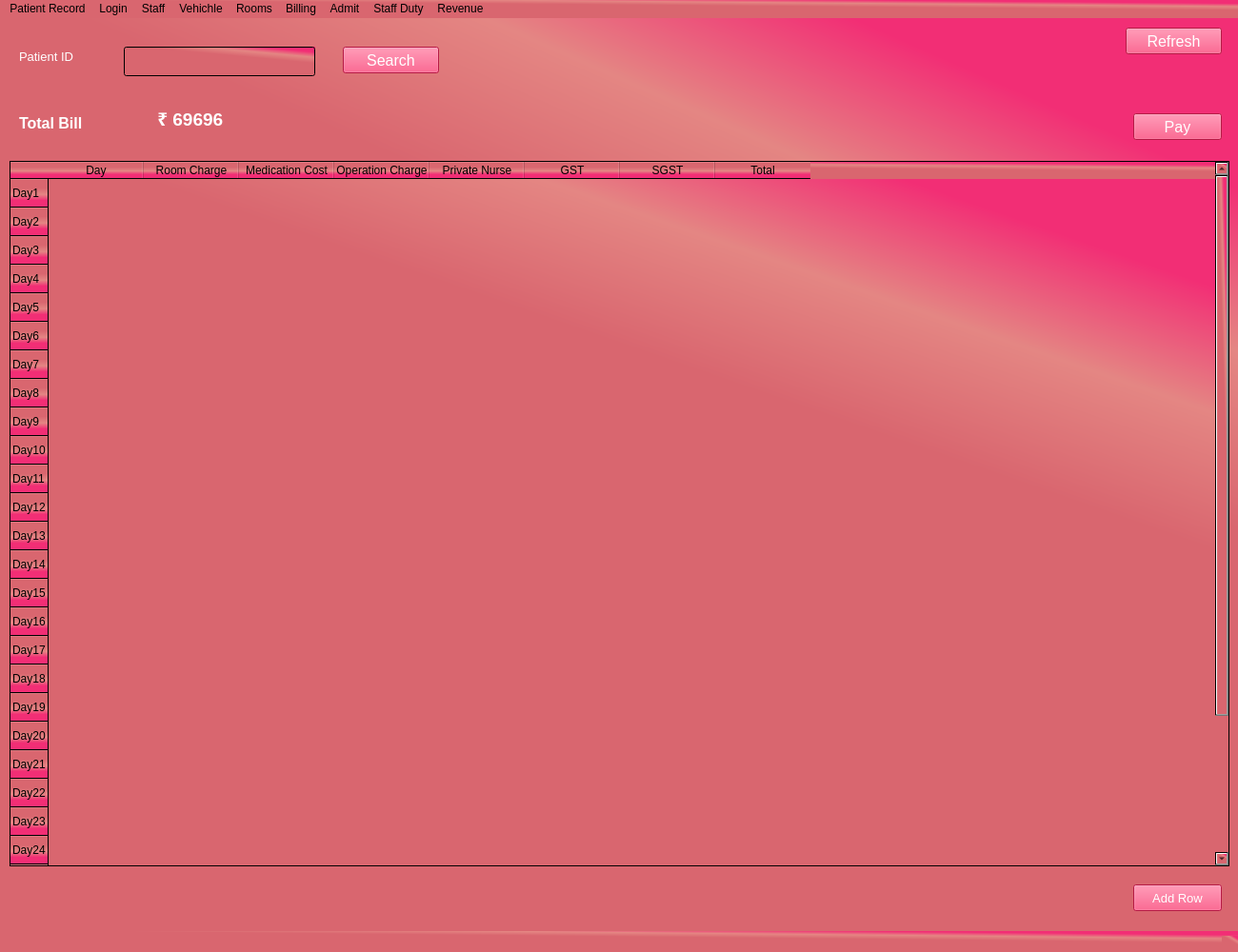
<?xml version="1.0" encoding="UTF-8"?>
<ui version="4.0">
 <class>MainWindow</class>
 <widget class="QMainWindow" name="MainWindow">
  <property name="geometry">
   <rect>
    <x>0</x>
    <y>0</y>
    <width>1300</width>
    <height>1000</height>
   </rect>
  </property>
  <property name="windowTitle">
   <string>MainWindow</string>
  </property>
  <property name="styleSheet">
   <string notr="true">background-color: rgb(159, 0, 79);
background-color: qlineargradient(spread:pad, x1:0.632, y1:0.613, x2:1, y2:0, stop:0.328358 rgba(217, 102, 111, 255), stop:0.562189 rgba(228, 134, 131, 255), stop:0.776119 rgba(242, 46, 117, 255));</string>
  </property>
  <widget class="QWidget" name="MainWidget">
   <widget class="QLabel" name="PIDLabel">
    <property name="geometry">
     <rect>
      <x>20</x>
      <y>30</y>
      <width>91</width>
      <height>21</height>
     </rect>
    </property>
    <property name="font">
     <font>
      <pointsize>10</pointsize>
     </font>
    </property>
    <property name="styleSheet">
     <string notr="true">background-color: rgba(255, 255, 255, 0);color: rgb(255, 255, 255);</string>
    </property>
    <property name="text">
     <string>Patient ID</string>
    </property>
   </widget>
   <widget class="QLineEdit" name="PidEntry">
    <property name="geometry">
     <rect>
      <x>130</x>
      <y>30</y>
      <width>201</width>
      <height>31</height>
     </rect>
    </property>
    <property name="styleSheet">
     <string notr="true">color: rgb(255, 255, 255);
selection-color: rgb(255, 0, 127);</string>
    </property>
   </widget>
   <widget class="QLabel" name="BillLabel">
    <property name="geometry">
     <rect>
      <x>20</x>
      <y>95</y>
      <width>101</width>
      <height>31</height>
     </rect>
    </property>
    <property name="font">
     <font>
      <pointsize>12</pointsize>
      <weight>75</weight>
      <bold>true</bold>
     </font>
    </property>
    <property name="styleSheet">
     <string notr="true">background-color: rgba(255, 255, 255, 0);color: rgb(255, 255, 255);</string>
    </property>
    <property name="text">
     <string>Total Bill</string>
    </property>
   </widget>
   <widget class="QLabel" name="AmountLabel">
    <property name="geometry">
     <rect>
      <x>160</x>
      <y>90</y>
      <width>501</width>
      <height>31</height>
     </rect>
    </property>
    <property name="font">
     <font>
      <pointsize>14</pointsize>
      <weight>75</weight>
      <bold>true</bold>
     </font>
    </property>
    <property name="styleSheet">
     <string notr="true">background-color: rgba(255, 255, 255, 0);color: rgb(255, 255, 255);</string>
    </property>
    <property name="text">
     <string> ₹ 69696</string>
    </property>
   </widget>
   <widget class="QPushButton" name="PayBtn">
    <property name="geometry">
     <rect>
      <x>1190</x>
      <y>100</y>
      <width>93</width>
      <height>28</height>
     </rect>
    </property>
    <property name="font">
     <font>
      <pointsize>12</pointsize>
     </font>
    </property>
    <property name="styleSheet">
     <string notr="true">background-color: rgb(255, 38, 96);
color: rgb(255, 255, 255);</string>
    </property>
    <property name="text">
     <string>Pay</string>
    </property>
   </widget>
   <widget class="QPushButton" name="AddRow">
    <property name="geometry">
     <rect>
      <x>1190</x>
      <y>910</y>
      <width>93</width>
      <height>28</height>
     </rect>
    </property>
    <property name="font">
     <font>
      <pointsize>10</pointsize>
     </font>
    </property>
    <property name="styleSheet">
     <string notr="true">background-color: rgb(255, 38, 96);
color: rgb(255, 255, 255);</string>
    </property>
    <property name="text">
     <string>Add Row</string>
    </property>
   </widget>
   <widget class="QPushButton" name="pushButton">
    <property name="geometry">
     <rect>
      <x>1182</x>
      <y>10</y>
      <width>101</width>
      <height>28</height>
     </rect>
    </property>
    <property name="font">
     <font>
      <pointsize>12</pointsize>
      <weight>50</weight>
      <bold>false</bold>
     </font>
    </property>
    <property name="styleSheet">
     <string notr="true">background-color: rgb(255, 38, 96);
color: rgb(255, 255, 255);</string>
    </property>
    <property name="text">
     <string>Refresh</string>
    </property>
   </widget>
   <widget class="QTableWidget" name="tableWidget">
    <property name="geometry">
     <rect>
      <x>10</x>
      <y>150</y>
      <width>1281</width>
      <height>741</height>
     </rect>
    </property>
    <property name="font">
     <font>
      <pointsize>10</pointsize>
     </font>
    </property>
    <property name="showGrid">
     <bool>false</bool>
    </property>
    <property name="sortingEnabled">
     <bool>true</bool>
    </property>
    <row>
     <property name="text">
      <string>Day1</string>
     </property>
    </row>
    <row>
     <property name="text">
      <string>Day2</string>
     </property>
    </row>
    <row>
     <property name="text">
      <string>Day3</string>
     </property>
    </row>
    <row>
     <property name="text">
      <string>Day4</string>
     </property>
    </row>
    <row>
     <property name="text">
      <string>Day5</string>
     </property>
    </row>
    <row>
     <property name="text">
      <string>Day6</string>
     </property>
    </row>
    <row>
     <property name="text">
      <string>Day7</string>
     </property>
    </row>
    <row>
     <property name="text">
      <string>Day8</string>
     </property>
    </row>
    <row>
     <property name="text">
      <string>Day9</string>
     </property>
    </row>
    <row>
     <property name="text">
      <string>Day10</string>
     </property>
    </row>
    <row>
     <property name="text">
      <string>Day11</string>
     </property>
    </row>
    <row>
     <property name="text">
      <string>Day12</string>
     </property>
    </row>
    <row>
     <property name="text">
      <string>Day13</string>
     </property>
    </row>
    <row>
     <property name="text">
      <string>Day14</string>
     </property>
    </row>
    <row>
     <property name="text">
      <string>Day15</string>
     </property>
    </row>
    <row>
     <property name="text">
      <string>Day16</string>
     </property>
    </row>
    <row>
     <property name="text">
      <string>Day17</string>
     </property>
    </row>
    <row>
     <property name="text">
      <string>Day18</string>
     </property>
    </row>
    <row>
     <property name="text">
      <string>Day19</string>
     </property>
    </row>
    <row>
     <property name="text">
      <string>Day20</string>
     </property>
    </row>
    <row>
     <property name="text">
      <string>Day21</string>
     </property>
    </row>
    <row>
     <property name="text">
      <string>Day22</string>
     </property>
    </row>
    <row>
     <property name="text">
      <string>Day23</string>
     </property>
    </row>
    <row>
     <property name="text">
      <string>Day24</string>
     </property>
    </row>
    <row>
     <property name="text">
      <string>Day25</string>
     </property>
    </row>
    <row>
     <property name="text">
      <string>Day26</string>
     </property>
    </row>
    <row>
     <property name="text">
      <string>Day27</string>
     </property>
    </row>
    <row>
     <property name="text">
      <string>Day28</string>
     </property>
    </row>
    <row>
     <property name="text">
      <string>Day29</string>
     </property>
    </row>
    <row>
     <property name="text">
      <string>Day31</string>
     </property>
    </row>
    <column>
     <property name="text">
      <string>Day</string>
     </property>
     <property name="background">
      <color>
       <red>255</red>
       <green>5</green>
       <blue>101</blue>
      </color>
     </property>
    </column>
    <column>
     <property name="text">
      <string>Room Charge</string>
     </property>
    </column>
    <column>
     <property name="text">
      <string>Medication Cost</string>
     </property>
    </column>
    <column>
     <property name="text">
      <string>Operation Charge</string>
     </property>
    </column>
    <column>
     <property name="text">
      <string>Private Nurse</string>
     </property>
    </column>
    <column>
     <property name="text">
      <string>GST</string>
     </property>
    </column>
    <column>
     <property name="text">
      <string>SGST</string>
     </property>
    </column>
    <column>
     <property name="text">
      <string>Total</string>
     </property>
    </column>
    <item row="0" column="0">
     <property name="background">
      <brush brushstyle="NoBrush">
       <color alpha="255">
        <red>255</red>
        <green>10</green>
        <blue>116</blue>
       </color>
      </brush>
     </property>
     <property name="foreground">
      <brush brushstyle="NoBrush">
       <color alpha="255">
        <red>255</red>
        <green>255</green>
        <blue>255</blue>
       </color>
      </brush>
     </property>
    </item>
   </widget>
   <widget class="QPushButton" name="pushButton_2">
    <property name="geometry">
     <rect>
      <x>360</x>
      <y>30</y>
      <width>101</width>
      <height>28</height>
     </rect>
    </property>
    <property name="font">
     <font>
      <pointsize>12</pointsize>
      <weight>50</weight>
      <bold>false</bold>
     </font>
    </property>
    <property name="styleSheet">
     <string notr="true">background-color: rgb(255, 38, 96);
color: rgb(255, 255, 255);</string>
    </property>
    <property name="text">
     <string>Search</string>
    </property>
   </widget>
  </widget>
  <widget class="QMenuBar" name="menubar">
   <property name="geometry">
    <rect>
     <x>0</x>
     <y>0</y>
     <width>1300</width>
     <height>26</height>
    </rect>
   </property>
   <widget class="QMenu" name="PRecordMenu">
    <property name="title">
     <string>Patient Record</string>
    </property>
   </widget>
   <widget class="QMenu" name="LoginMenu">
    <property name="title">
     <string>Login</string>
    </property>
   </widget>
   <widget class="QMenu" name="StaffMenu">
    <property name="title">
     <string>Staff</string>
    </property>
   </widget>
   <widget class="QMenu" name="VehichleMenu">
    <property name="title">
     <string>Vehichle</string>
    </property>
   </widget>
   <widget class="QMenu" name="RoomsMenu">
    <property name="title">
     <string>Rooms</string>
    </property>
   </widget>
   <widget class="QMenu" name="BillingMenu">
    <property name="title">
     <string>Billing</string>
    </property>
   </widget>
   <widget class="QMenu" name="StaffDutyMenu">
    <property name="title">
     <string>Staff Duty</string>
    </property>
   </widget>
   <widget class="QMenu" name="RevenueMenu">
    <property name="title">
     <string>Revenue</string>
    </property>
   </widget>
   <widget class="QMenu" name="AdmitMenu">
    <property name="title">
     <string>Admit</string>
    </property>
   </widget>
   <addaction name="PRecordMenu"/>
   <addaction name="LoginMenu"/>
   <addaction name="StaffMenu"/>
   <addaction name="VehichleMenu"/>
   <addaction name="RoomsMenu"/>
   <addaction name="BillingMenu"/>
   <addaction name="AdmitMenu"/>
   <addaction name="StaffDutyMenu"/>
   <addaction name="RevenueMenu"/>
  </widget>
  <widget class="QStatusBar" name="statusbar"/>
 </widget>
 <resources/>
 <connections/>
</ui>
